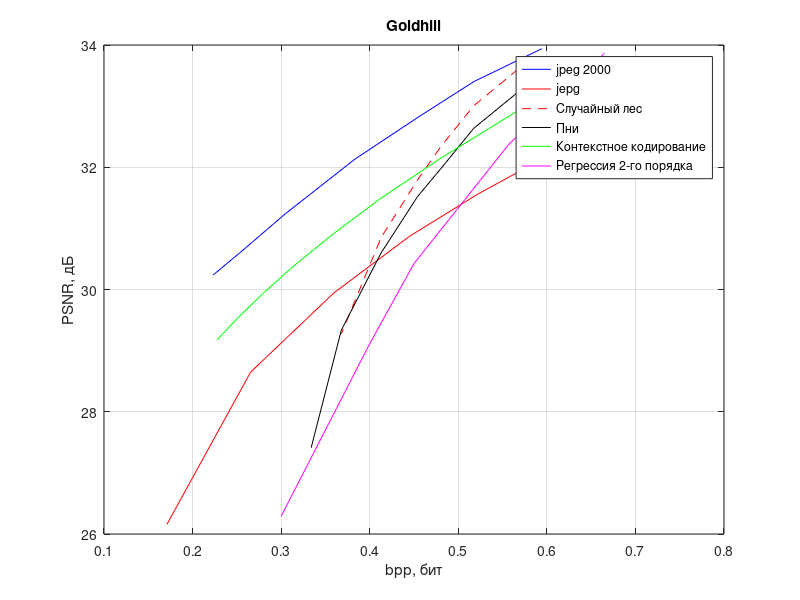

The MATLAB script that drew this image:
% JPEG
y = [30.2383 30.6266 31.2397 32.1326 32.8210 33.4029 33.940];
x = [0.2233 0.2555 0.3048 0.3833 0.4549 0.5178 0.5944];
plot(x, y, 'b')
hold on
grid on
title('Goldhill')
xlabel('bpp, бит')
ylabel('PSNR, дБ')

% JPEG 200
y = [26.1568 28.6482 29.9472 30.8692 31.5592 32.1012 32.5546 32.9006 33.2568];
x = [0.1710 0.2655 0.3598 0.4448 0.5218 0.5904  0.6591 0.7164 0.7808];
plot(x, y, 'r')

% Лес
y = [33.2065523113791753 32.6051990710106434 31.9481244634317406 31.39136504835928 30.4490914221423038 28.87566001071172488];
x = [0.56768798828125 0.51739501953125 0.480865478515625 0.45391845703125 0.412841796875...
    0.367950439453125];
plot(x, y + 0.4, 'r--')

% Пни
y = [32.8325066674292 32.2364084646514918 31.58684131 31.1190727 30.1983830898357...
    28.93536428 27.011350]
x = [0.56768798828125 0.51739501953125 0.480865478515625 0.45391845703125 0.412841796875...
    0.367950439453125 0.333892822265625]
plot(x, y + 0.4, 'k')

% Контекстное кодирование
y = [33.067910521815485 32.25020313368433 31.57971884023647 31.011596988121724 30.490098270101008 30.05009328790031 29.624686221168663 29.277547008761637];
x = [0.572021484375 0.480499267578125 0.411285400390625 0.358917236328125 0.31463623046875 0.280548095703125 0.25030517578125 0.227752685546875];
plot(x, y -0.1, 'g')

% регрссия 2 порядка
y = [33.067910521815485 31.57971884023647 29.624686221168663 28.3134  25.491];
x = [0.66510009765625 0.55731201171875 0.45001220703125 0.4 0.3];
plot(x, y + 0.8, 'm')
legend('jpeg 2000', 'jepg', 'Случайный лес', 'Пни', 'Контекстное кодирование',...
    'Регрессия 2-го порядка')